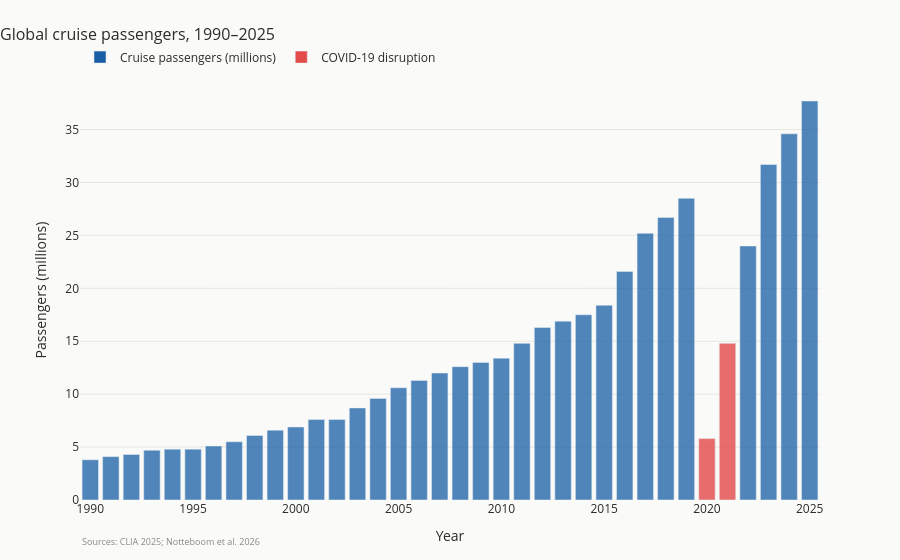

Write notebook code for a chart like this one.
### Code cell
# --- Plotly interactive version ---
covid_mask = df.year.isin([2020, 2021])

fig_p = go.Figure()

fig_p.add_trace(go.Bar(
    x=df.loc[~covid_mask, 'year'],
    y=df.loc[~covid_mask, 'passengers_millions'],
    name='Cruise passengers (millions)',
    marker_color=BLUE, marker_opacity=0.75,
    hovertemplate='%{x}: %{y}M passengers<extra></extra>'
))

fig_p.add_trace(go.Bar(
    x=df.loc[covid_mask, 'year'],
    y=df.loc[covid_mask, 'passengers_millions'],
    name='COVID-19 disruption',
    marker_color=RED, marker_opacity=0.8,
    hovertemplate='%{x}: %{y}M passengers (COVID period)<extra></extra>'
))

fig_p.update_layout(
    title=dict(text='Global cruise passengers, 1990–2025', font_size=16, x=0, xanchor='left'),
    xaxis_title='Year',
    yaxis_title='Passengers (millions)',
    barmode='overlay',
    plot_bgcolor=BG,
    paper_bgcolor=BG,
    font_color=TEXT,
    legend=dict(orientation='h', yanchor='bottom', y=1.02, xanchor='left', x=0),
    margin=dict(t=80, b=60),
    annotations=[dict(
        text='Sources: CLIA 2025; Notteboom et al. 2026',
        xref='paper', yref='paper', x=0, y=-0.12,
        showarrow=False, font_size=9, font_color=GRAY
    )]
)
fig_p.update_yaxes(gridcolor=GRAY_LIGHT, gridwidth=0.5, zeroline=False)
fig_p.update_xaxes(showgrid=False)

fig_p.write_html(FIGURES / 'fig_growth.html')
fig_p.show()
print('Saved: figures/fig_growth.html')

### Figure 1 — Plotly figure (JSON) as saved in the notebook; plotly's stock layout.template omitted (floating-point values rounded to 4 significant figures)
{"data": [{"hovertemplate": "%{x}: %{y}M passengers<extra></extra>", "marker": {"color": "#185FA5", "opacity": 0.75}, "name": "Cruise passengers (millions)", "type": "bar", "x": [1990, 1991, 1992, 1993, 1994, 1995, 1996, 1997, 1998, 1999, 2000, 2001, 2002, 2003, 2004, 2005, 2006, 2007, 2008, 2009, 2010, 2011, 2012, 2013, 2014, 2015, 2016, 2017, 2018, 2019, 2022, 2023, 2024, 2025], "y": [3.8, 4.1, 4.3, 4.7, 4.8, 4.8, 5.1, 5.5, 6.1, 6.6, 6.9, 7.6, 7.6, 8.7, 9.6, 10.6, 11.3, 12.0, 12.6, 13.0, 13.4, 14.8, 16.3, 16.9, 17.5, 18.4, 21.6, 25.2, 26.7, 28.5, 24.0, 31.7, 34.6, 37.7]}, {"hovertemplate": "%{x}: %{y}M passengers (COVID period)<extra></extra>", "marker": {"color": "#E24B4A", "opacity": 0.8}, "name": "COVID-19 disruption", "type": "bar", "x": [2020, 2021], "y": [5.8, 14.8]}], "layout": {"annotations": [{"font": {"color": "#888780", "size": 9}, "showarrow": false, "text": "Sources: CLIA 2025; Notteboom et al. 2026", "x": 0, "xref": "paper", "y": -0.12, "yref": "paper"}], "barmode": "overlay", "font": {"color": "#2C2C2A"}, "legend": {"orientation": "h", "x": 0, "xanchor": "left", "y": 1.02, "yanchor": "bottom"}, "margin": {"b": 60, "t": 80}, "paper_bgcolor": "#FAFAF8", "plot_bgcolor": "#FAFAF8", "title": {"font": {"size": 16}, "text": "Global cruise passengers, 1990–2025", "x": 0, "xanchor": "left"}, "xaxis": {"showgrid": false, "title": {"text": "Year"}}, "yaxis": {"gridcolor": "#D3D1C7", "gridwidth": 0.5, "title": {"text": "Passengers (millions)"}, "zeroline": false}}}
